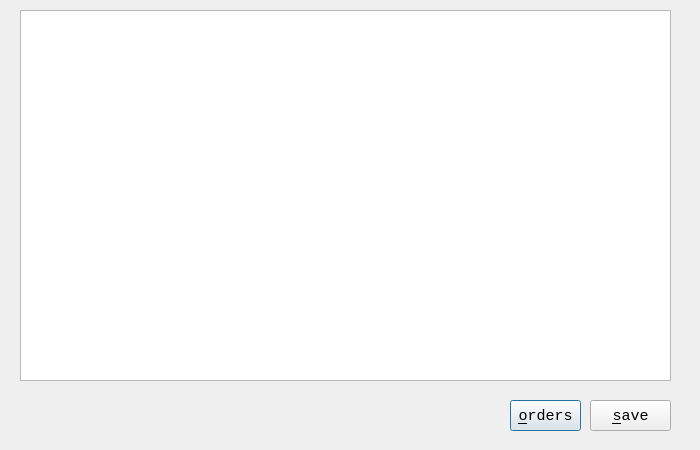
<?xml version="1.0" encoding="UTF-8"?>
<ui version="4.0">
 <class>Mainn</class>
 <widget class="QDialog" name="Mainn">
  <property name="geometry">
   <rect>
    <x>0</x>
    <y>0</y>
    <width>700</width>
    <height>450</height>
   </rect>
  </property>
  <property name="windowTitle">
   <string>Dialog</string>
  </property>
  <property name="windowIcon">
   <iconset resource="image.qrc">
    <normaloff>:/image.ico</normaloff>:/image.ico</iconset>
  </property>
  <widget class="QTableWidget" name="tableWidget">
   <property name="geometry">
    <rect>
     <x>20</x>
     <y>10</y>
     <width>651</width>
     <height>371</height>
    </rect>
   </property>
  </widget>
  <widget class="QPushButton" name="orderBtn">
   <property name="geometry">
    <rect>
     <x>510</x>
     <y>400</y>
     <width>71</width>
     <height>31</height>
    </rect>
   </property>
   <property name="font">
    <font>
     <family>Consolas</family>
     <pointsize>11</pointsize>
    </font>
   </property>
   <property name="text">
    <string>&amp;orders</string>
   </property>
   <property name="shortcut">
    <string>Alt+O</string>
   </property>
   <property name="checkable">
    <bool>false</bool>
   </property>
  </widget>
  <widget class="QPushButton" name="saveBtn">
   <property name="geometry">
    <rect>
     <x>590</x>
     <y>400</y>
     <width>81</width>
     <height>31</height>
    </rect>
   </property>
   <property name="font">
    <font>
     <family>Consolas</family>
     <pointsize>11</pointsize>
    </font>
   </property>
   <property name="text">
    <string>&amp;save</string>
   </property>
   <property name="shortcut">
    <string>Alt+S</string>
   </property>
   <property name="default">
    <bool>false</bool>
   </property>
  </widget>
 </widget>
 <resources>
  <include location="image.qrc"/>
 </resources>
 <connections/>
</ui>
